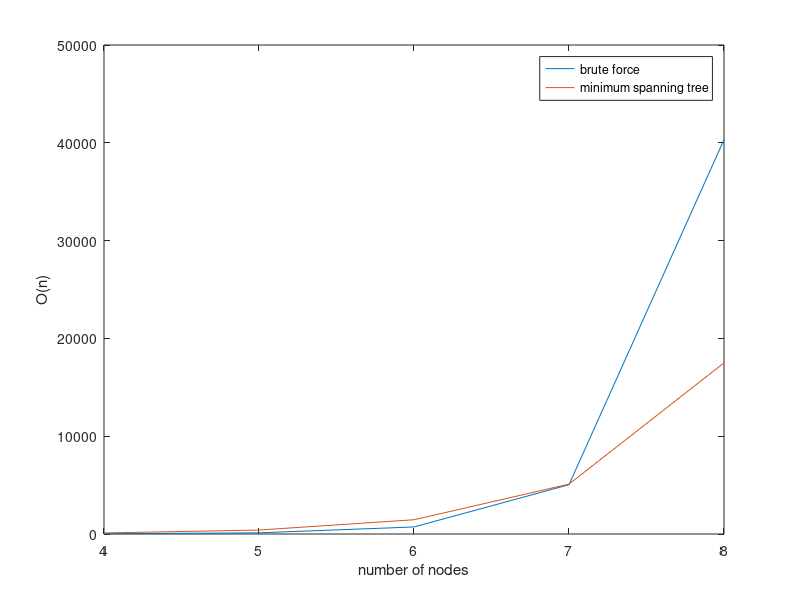

The MATLAB source for this figure:
x=4:8;
y1=factorial(x);
y2=x.*(3.^(x-1));
plot(x,y1);
hold on;
plot(x,y2);
legend('brute force','minimum spanning tree')
xlabel('number of nodes');
ylabel('O(n)');